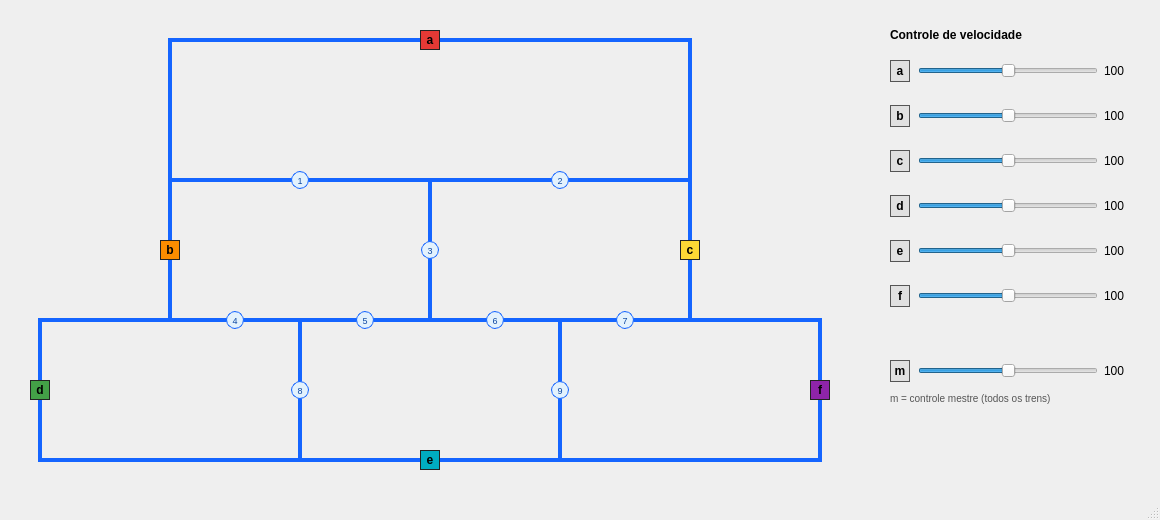
<?xml version="1.0" ?>
<ui version="4.0">
 <class>MainWindow</class>
 <widget class="QMainWindow" name="MainWindow">
  <property name="geometry">
   <rect>
    <x>0</x>
    <y>0</y>
    <width>1160</width>
    <height>520</height>
   </rect>
  </property>
  <property name="windowTitle">
   <string>Malha Ferroviária - 6 Trens</string>
  </property>
  <widget class="QWidget" name="centralWidget">
   <widget class="QLabel" name="trilho_1">
    <property name="geometry">
     <rect>
      <x>168</x>
      <y>38</y>
      <width>524</width>
      <height>4</height>
     </rect>
    </property>
    <property name="styleSheet">
     <string notr="true">QLabel { background: #1565ff; }</string>
    </property>
    <property name="text">
     <string/>
    </property>
   </widget>
   <widget class="QLabel" name="trilho_2">
    <property name="geometry">
     <rect>
      <x>168</x>
      <y>178</y>
      <width>524</width>
      <height>4</height>
     </rect>
    </property>
    <property name="styleSheet">
     <string notr="true">QLabel { background: #1565ff; }</string>
    </property>
    <property name="text">
     <string/>
    </property>
   </widget>
   <widget class="QLabel" name="trilho_3">
    <property name="geometry">
     <rect>
      <x>38</x>
      <y>318</y>
      <width>784</width>
      <height>4</height>
     </rect>
    </property>
    <property name="styleSheet">
     <string notr="true">QLabel { background: #1565ff; }</string>
    </property>
    <property name="text">
     <string/>
    </property>
   </widget>
   <widget class="QLabel" name="trilho_4">
    <property name="geometry">
     <rect>
      <x>38</x>
      <y>458</y>
      <width>784</width>
      <height>4</height>
     </rect>
    </property>
    <property name="styleSheet">
     <string notr="true">QLabel { background: #1565ff; }</string>
    </property>
    <property name="text">
     <string/>
    </property>
   </widget>
   <widget class="QLabel" name="trilho_5">
    <property name="geometry">
     <rect>
      <x>168</x>
      <y>38</y>
      <width>4</width>
      <height>284</height>
     </rect>
    </property>
    <property name="styleSheet">
     <string notr="true">QLabel { background: #1565ff; }</string>
    </property>
    <property name="text">
     <string/>
    </property>
   </widget>
   <widget class="QLabel" name="trilho_6">
    <property name="geometry">
     <rect>
      <x>688</x>
      <y>38</y>
      <width>4</width>
      <height>284</height>
     </rect>
    </property>
    <property name="styleSheet">
     <string notr="true">QLabel { background: #1565ff; }</string>
    </property>
    <property name="text">
     <string/>
    </property>
   </widget>
   <widget class="QLabel" name="trilho_7">
    <property name="geometry">
     <rect>
      <x>428</x>
      <y>178</y>
      <width>4</width>
      <height>144</height>
     </rect>
    </property>
    <property name="styleSheet">
     <string notr="true">QLabel { background: #1565ff; }</string>
    </property>
    <property name="text">
     <string/>
    </property>
   </widget>
   <widget class="QLabel" name="trilho_8">
    <property name="geometry">
     <rect>
      <x>38</x>
      <y>318</y>
      <width>4</width>
      <height>144</height>
     </rect>
    </property>
    <property name="styleSheet">
     <string notr="true">QLabel { background: #1565ff; }</string>
    </property>
    <property name="text">
     <string/>
    </property>
   </widget>
   <widget class="QLabel" name="trilho_9">
    <property name="geometry">
     <rect>
      <x>298</x>
      <y>318</y>
      <width>4</width>
      <height>144</height>
     </rect>
    </property>
    <property name="styleSheet">
     <string notr="true">QLabel { background: #1565ff; }</string>
    </property>
    <property name="text">
     <string/>
    </property>
   </widget>
   <widget class="QLabel" name="trilho_10">
    <property name="geometry">
     <rect>
      <x>558</x>
      <y>318</y>
      <width>4</width>
      <height>144</height>
     </rect>
    </property>
    <property name="styleSheet">
     <string notr="true">QLabel { background: #1565ff; }</string>
    </property>
    <property name="text">
     <string/>
    </property>
   </widget>
   <widget class="QLabel" name="trilho_11">
    <property name="geometry">
     <rect>
      <x>818</x>
      <y>318</y>
      <width>4</width>
      <height>144</height>
     </rect>
    </property>
    <property name="styleSheet">
     <string notr="true">QLabel { background: #1565ff; }</string>
    </property>
    <property name="text">
     <string/>
    </property>
   </widget>
   <widget class="QLabel" name="label_regiao1">
    <property name="geometry">
     <rect>
      <x>291</x>
      <y>171</y>
      <width>18</width>
      <height>18</height>
     </rect>
    </property>
    <property name="styleSheet">
     <string notr="true">QLabel { background: #e3f2fd; color: #0d47a1; border: 1px solid #1565ff; border-radius: 9px; font-size: 9px; }</string>
    </property>
    <property name="text">
     <string>1</string>
    </property>
    <property name="alignment">
     <set>Qt::AlignCenter</set>
    </property>
   </widget>
   <widget class="QLabel" name="label_regiao2">
    <property name="geometry">
     <rect>
      <x>551</x>
      <y>171</y>
      <width>18</width>
      <height>18</height>
     </rect>
    </property>
    <property name="styleSheet">
     <string notr="true">QLabel { background: #e3f2fd; color: #0d47a1; border: 1px solid #1565ff; border-radius: 9px; font-size: 9px; }</string>
    </property>
    <property name="text">
     <string>2</string>
    </property>
    <property name="alignment">
     <set>Qt::AlignCenter</set>
    </property>
   </widget>
   <widget class="QLabel" name="label_regiao3">
    <property name="geometry">
     <rect>
      <x>421</x>
      <y>241</y>
      <width>18</width>
      <height>18</height>
     </rect>
    </property>
    <property name="styleSheet">
     <string notr="true">QLabel { background: #e3f2fd; color: #0d47a1; border: 1px solid #1565ff; border-radius: 9px; font-size: 9px; }</string>
    </property>
    <property name="text">
     <string>3</string>
    </property>
    <property name="alignment">
     <set>Qt::AlignCenter</set>
    </property>
   </widget>
   <widget class="QLabel" name="label_regiao4">
    <property name="geometry">
     <rect>
      <x>226</x>
      <y>311</y>
      <width>18</width>
      <height>18</height>
     </rect>
    </property>
    <property name="styleSheet">
     <string notr="true">QLabel { background: #e3f2fd; color: #0d47a1; border: 1px solid #1565ff; border-radius: 9px; font-size: 9px; }</string>
    </property>
    <property name="text">
     <string>4</string>
    </property>
    <property name="alignment">
     <set>Qt::AlignCenter</set>
    </property>
   </widget>
   <widget class="QLabel" name="label_regiao5">
    <property name="geometry">
     <rect>
      <x>356</x>
      <y>311</y>
      <width>18</width>
      <height>18</height>
     </rect>
    </property>
    <property name="styleSheet">
     <string notr="true">QLabel { background: #e3f2fd; color: #0d47a1; border: 1px solid #1565ff; border-radius: 9px; font-size: 9px; }</string>
    </property>
    <property name="text">
     <string>5</string>
    </property>
    <property name="alignment">
     <set>Qt::AlignCenter</set>
    </property>
   </widget>
   <widget class="QLabel" name="label_regiao6">
    <property name="geometry">
     <rect>
      <x>486</x>
      <y>311</y>
      <width>18</width>
      <height>18</height>
     </rect>
    </property>
    <property name="styleSheet">
     <string notr="true">QLabel { background: #e3f2fd; color: #0d47a1; border: 1px solid #1565ff; border-radius: 9px; font-size: 9px; }</string>
    </property>
    <property name="text">
     <string>6</string>
    </property>
    <property name="alignment">
     <set>Qt::AlignCenter</set>
    </property>
   </widget>
   <widget class="QLabel" name="label_regiao7">
    <property name="geometry">
     <rect>
      <x>616</x>
      <y>311</y>
      <width>18</width>
      <height>18</height>
     </rect>
    </property>
    <property name="styleSheet">
     <string notr="true">QLabel { background: #e3f2fd; color: #0d47a1; border: 1px solid #1565ff; border-radius: 9px; font-size: 9px; }</string>
    </property>
    <property name="text">
     <string>7</string>
    </property>
    <property name="alignment">
     <set>Qt::AlignCenter</set>
    </property>
   </widget>
   <widget class="QLabel" name="label_regiao8">
    <property name="geometry">
     <rect>
      <x>291</x>
      <y>381</y>
      <width>18</width>
      <height>18</height>
     </rect>
    </property>
    <property name="styleSheet">
     <string notr="true">QLabel { background: #e3f2fd; color: #0d47a1; border: 1px solid #1565ff; border-radius: 9px; font-size: 9px; }</string>
    </property>
    <property name="text">
     <string>8</string>
    </property>
    <property name="alignment">
     <set>Qt::AlignCenter</set>
    </property>
   </widget>
   <widget class="QLabel" name="label_regiao9">
    <property name="geometry">
     <rect>
      <x>551</x>
      <y>381</y>
      <width>18</width>
      <height>18</height>
     </rect>
    </property>
    <property name="styleSheet">
     <string notr="true">QLabel { background: #e3f2fd; color: #0d47a1; border: 1px solid #1565ff; border-radius: 9px; font-size: 9px; }</string>
    </property>
    <property name="text">
     <string>9</string>
    </property>
    <property name="alignment">
     <set>Qt::AlignCenter</set>
    </property>
   </widget>
   <widget class="QLabel" name="label_trem1">
    <property name="geometry">
     <rect>
      <x>420</x>
      <y>30</y>
      <width>20</width>
      <height>20</height>
     </rect>
    </property>
    <property name="styleSheet">
     <string notr="true">QLabel { background: #e53935; color: black; border: 1px solid #222; font-weight: bold; }</string>
    </property>
    <property name="text">
     <string>a</string>
    </property>
    <property name="alignment">
     <set>Qt::AlignCenter</set>
    </property>
   </widget>
   <widget class="QLabel" name="label_trem2">
    <property name="geometry">
     <rect>
      <x>160</x>
      <y>240</y>
      <width>20</width>
      <height>20</height>
     </rect>
    </property>
    <property name="styleSheet">
     <string notr="true">QLabel { background: #fb8c00; color: black; border: 1px solid #222; font-weight: bold; }</string>
    </property>
    <property name="text">
     <string>b</string>
    </property>
    <property name="alignment">
     <set>Qt::AlignCenter</set>
    </property>
   </widget>
   <widget class="QLabel" name="label_trem3">
    <property name="geometry">
     <rect>
      <x>680</x>
      <y>240</y>
      <width>20</width>
      <height>20</height>
     </rect>
    </property>
    <property name="styleSheet">
     <string notr="true">QLabel { background: #fdd835; color: black; border: 1px solid #222; font-weight: bold; }</string>
    </property>
    <property name="text">
     <string>c</string>
    </property>
    <property name="alignment">
     <set>Qt::AlignCenter</set>
    </property>
   </widget>
   <widget class="QLabel" name="label_trem4">
    <property name="geometry">
     <rect>
      <x>30</x>
      <y>380</y>
      <width>20</width>
      <height>20</height>
     </rect>
    </property>
    <property name="styleSheet">
     <string notr="true">QLabel { background: #43a047; color: black; border: 1px solid #222; font-weight: bold; }</string>
    </property>
    <property name="text">
     <string>d</string>
    </property>
    <property name="alignment">
     <set>Qt::AlignCenter</set>
    </property>
   </widget>
   <widget class="QLabel" name="label_trem5">
    <property name="geometry">
     <rect>
      <x>420</x>
      <y>450</y>
      <width>20</width>
      <height>20</height>
     </rect>
    </property>
    <property name="styleSheet">
     <string notr="true">QLabel { background: #00acc1; color: black; border: 1px solid #222; font-weight: bold; }</string>
    </property>
    <property name="text">
     <string>e</string>
    </property>
    <property name="alignment">
     <set>Qt::AlignCenter</set>
    </property>
   </widget>
   <widget class="QLabel" name="label_trem6">
    <property name="geometry">
     <rect>
      <x>810</x>
      <y>380</y>
      <width>20</width>
      <height>20</height>
     </rect>
    </property>
    <property name="styleSheet">
     <string notr="true">QLabel { background: #8e24aa; color: black; border: 1px solid #222; font-weight: bold; }</string>
    </property>
    <property name="text">
     <string>f</string>
    </property>
    <property name="alignment">
     <set>Qt::AlignCenter</set>
    </property>
   </widget>
   <widget class="QLabel" name="titulo_controle">
    <property name="geometry">
     <rect>
      <x>890</x>
      <y>25</y>
      <width>240</width>
      <height>20</height>
     </rect>
    </property>
    <property name="styleSheet">
     <string notr="true">QLabel { font-weight: bold; }</string>
    </property>
    <property name="text">
     <string>Controle de velocidade</string>
    </property>
   </widget>
   <widget class="QLabel" name="nome_a">
    <property name="geometry">
     <rect>
      <x>890</x>
      <y>60</y>
      <width>20</width>
      <height>22</height>
     </rect>
    </property>
    <property name="styleSheet">
     <string notr="true">QLabel { background: #e0e0e0; border: 1px solid #555; font-weight: bold; }</string>
    </property>
    <property name="text">
     <string>a</string>
    </property>
    <property name="alignment">
     <set>Qt::AlignCenter</set>
    </property>
   </widget>
   <widget class="QSlider" name="slider_a">
    <property name="geometry">
     <rect>
      <x>918</x>
      <y>60</y>
      <width>180</width>
      <height>22</height>
     </rect>
    </property>
    <property name="minimum">
     <number>0</number>
    </property>
    <property name="maximum">
     <number>200</number>
    </property>
    <property name="value">
     <number>100</number>
    </property>
    <property name="orientation">
     <enum>Qt::Horizontal</enum>
    </property>
   </widget>
   <widget class="QLabel" name="valor_a">
    <property name="geometry">
     <rect>
      <x>1104</x>
      <y>60</y>
      <width>36</width>
      <height>22</height>
     </rect>
    </property>
    <property name="styleSheet">
     <string notr="true"/>
    </property>
    <property name="text">
     <string>100</string>
    </property>
   </widget>
   <widget class="QLabel" name="nome_b">
    <property name="geometry">
     <rect>
      <x>890</x>
      <y>105</y>
      <width>20</width>
      <height>22</height>
     </rect>
    </property>
    <property name="styleSheet">
     <string notr="true">QLabel { background: #e0e0e0; border: 1px solid #555; font-weight: bold; }</string>
    </property>
    <property name="text">
     <string>b</string>
    </property>
    <property name="alignment">
     <set>Qt::AlignCenter</set>
    </property>
   </widget>
   <widget class="QSlider" name="slider_b">
    <property name="geometry">
     <rect>
      <x>918</x>
      <y>105</y>
      <width>180</width>
      <height>22</height>
     </rect>
    </property>
    <property name="minimum">
     <number>0</number>
    </property>
    <property name="maximum">
     <number>200</number>
    </property>
    <property name="value">
     <number>100</number>
    </property>
    <property name="orientation">
     <enum>Qt::Horizontal</enum>
    </property>
   </widget>
   <widget class="QLabel" name="valor_b">
    <property name="geometry">
     <rect>
      <x>1104</x>
      <y>105</y>
      <width>36</width>
      <height>22</height>
     </rect>
    </property>
    <property name="styleSheet">
     <string notr="true"/>
    </property>
    <property name="text">
     <string>100</string>
    </property>
   </widget>
   <widget class="QLabel" name="nome_c">
    <property name="geometry">
     <rect>
      <x>890</x>
      <y>150</y>
      <width>20</width>
      <height>22</height>
     </rect>
    </property>
    <property name="styleSheet">
     <string notr="true">QLabel { background: #e0e0e0; border: 1px solid #555; font-weight: bold; }</string>
    </property>
    <property name="text">
     <string>c</string>
    </property>
    <property name="alignment">
     <set>Qt::AlignCenter</set>
    </property>
   </widget>
   <widget class="QSlider" name="slider_c">
    <property name="geometry">
     <rect>
      <x>918</x>
      <y>150</y>
      <width>180</width>
      <height>22</height>
     </rect>
    </property>
    <property name="minimum">
     <number>0</number>
    </property>
    <property name="maximum">
     <number>200</number>
    </property>
    <property name="value">
     <number>100</number>
    </property>
    <property name="orientation">
     <enum>Qt::Horizontal</enum>
    </property>
   </widget>
   <widget class="QLabel" name="valor_c">
    <property name="geometry">
     <rect>
      <x>1104</x>
      <y>150</y>
      <width>36</width>
      <height>22</height>
     </rect>
    </property>
    <property name="styleSheet">
     <string notr="true"/>
    </property>
    <property name="text">
     <string>100</string>
    </property>
   </widget>
   <widget class="QLabel" name="nome_d">
    <property name="geometry">
     <rect>
      <x>890</x>
      <y>195</y>
      <width>20</width>
      <height>22</height>
     </rect>
    </property>
    <property name="styleSheet">
     <string notr="true">QLabel { background: #e0e0e0; border: 1px solid #555; font-weight: bold; }</string>
    </property>
    <property name="text">
     <string>d</string>
    </property>
    <property name="alignment">
     <set>Qt::AlignCenter</set>
    </property>
   </widget>
   <widget class="QSlider" name="slider_d">
    <property name="geometry">
     <rect>
      <x>918</x>
      <y>195</y>
      <width>180</width>
      <height>22</height>
     </rect>
    </property>
    <property name="minimum">
     <number>0</number>
    </property>
    <property name="maximum">
     <number>200</number>
    </property>
    <property name="value">
     <number>100</number>
    </property>
    <property name="orientation">
     <enum>Qt::Horizontal</enum>
    </property>
   </widget>
   <widget class="QLabel" name="valor_d">
    <property name="geometry">
     <rect>
      <x>1104</x>
      <y>195</y>
      <width>36</width>
      <height>22</height>
     </rect>
    </property>
    <property name="styleSheet">
     <string notr="true"/>
    </property>
    <property name="text">
     <string>100</string>
    </property>
   </widget>
   <widget class="QLabel" name="nome_e">
    <property name="geometry">
     <rect>
      <x>890</x>
      <y>240</y>
      <width>20</width>
      <height>22</height>
     </rect>
    </property>
    <property name="styleSheet">
     <string notr="true">QLabel { background: #e0e0e0; border: 1px solid #555; font-weight: bold; }</string>
    </property>
    <property name="text">
     <string>e</string>
    </property>
    <property name="alignment">
     <set>Qt::AlignCenter</set>
    </property>
   </widget>
   <widget class="QSlider" name="slider_e">
    <property name="geometry">
     <rect>
      <x>918</x>
      <y>240</y>
      <width>180</width>
      <height>22</height>
     </rect>
    </property>
    <property name="minimum">
     <number>0</number>
    </property>
    <property name="maximum">
     <number>200</number>
    </property>
    <property name="value">
     <number>100</number>
    </property>
    <property name="orientation">
     <enum>Qt::Horizontal</enum>
    </property>
   </widget>
   <widget class="QLabel" name="valor_e">
    <property name="geometry">
     <rect>
      <x>1104</x>
      <y>240</y>
      <width>36</width>
      <height>22</height>
     </rect>
    </property>
    <property name="styleSheet">
     <string notr="true"/>
    </property>
    <property name="text">
     <string>100</string>
    </property>
   </widget>
   <widget class="QLabel" name="nome_f">
    <property name="geometry">
     <rect>
      <x>890</x>
      <y>285</y>
      <width>20</width>
      <height>22</height>
     </rect>
    </property>
    <property name="styleSheet">
     <string notr="true">QLabel { background: #e0e0e0; border: 1px solid #555; font-weight: bold; }</string>
    </property>
    <property name="text">
     <string>f</string>
    </property>
    <property name="alignment">
     <set>Qt::AlignCenter</set>
    </property>
   </widget>
   <widget class="QSlider" name="slider_f">
    <property name="geometry">
     <rect>
      <x>918</x>
      <y>285</y>
      <width>180</width>
      <height>22</height>
     </rect>
    </property>
    <property name="minimum">
     <number>0</number>
    </property>
    <property name="maximum">
     <number>200</number>
    </property>
    <property name="value">
     <number>100</number>
    </property>
    <property name="orientation">
     <enum>Qt::Horizontal</enum>
    </property>
   </widget>
   <widget class="QLabel" name="valor_f">
    <property name="geometry">
     <rect>
      <x>1104</x>
      <y>285</y>
      <width>36</width>
      <height>22</height>
     </rect>
    </property>
    <property name="styleSheet">
     <string notr="true"/>
    </property>
    <property name="text">
     <string>100</string>
    </property>
   </widget>
   <widget class="QLabel" name="nome_m">
    <property name="geometry">
     <rect>
      <x>890</x>
      <y>360</y>
      <width>20</width>
      <height>22</height>
     </rect>
    </property>
    <property name="styleSheet">
     <string notr="true">QLabel { background: #e0e0e0; border: 1px solid #555; font-weight: bold; }</string>
    </property>
    <property name="text">
     <string>m</string>
    </property>
    <property name="alignment">
     <set>Qt::AlignCenter</set>
    </property>
   </widget>
   <widget class="QSlider" name="slider_m">
    <property name="geometry">
     <rect>
      <x>918</x>
      <y>360</y>
      <width>180</width>
      <height>22</height>
     </rect>
    </property>
    <property name="minimum">
     <number>0</number>
    </property>
    <property name="maximum">
     <number>200</number>
    </property>
    <property name="value">
     <number>100</number>
    </property>
    <property name="orientation">
     <enum>Qt::Horizontal</enum>
    </property>
   </widget>
   <widget class="QLabel" name="valor_m">
    <property name="geometry">
     <rect>
      <x>1104</x>
      <y>360</y>
      <width>36</width>
      <height>22</height>
     </rect>
    </property>
    <property name="styleSheet">
     <string notr="true"/>
    </property>
    <property name="text">
     <string>100</string>
    </property>
   </widget>
   <widget class="QLabel" name="legenda_m">
    <property name="geometry">
     <rect>
      <x>890</x>
      <y>388</y>
      <width>250</width>
      <height>20</height>
     </rect>
    </property>
    <property name="styleSheet">
     <string notr="true">QLabel { color: #555; font-size: 10px; }</string>
    </property>
    <property name="text">
     <string>m = controle mestre (todos os trens)</string>
    </property>
   </widget>
  </widget>
  <widget class="QStatusBar" name="statusBar"/>
 </widget>
 <layoutdefault spacing="6" margin="11"/>
 <resources/>
 <connections/>
</ui>
